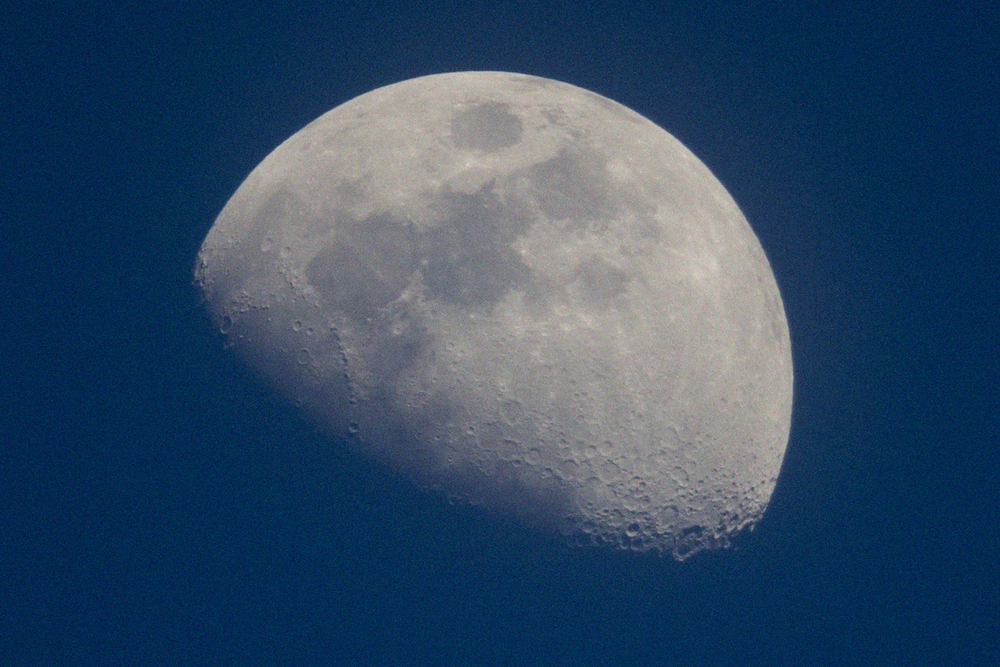
%> input picture diptest/Moon.bmp, 1000 x 667 px, shrunk from 1280 x 854 before the run
$ octave work_2.m   (GNU Octave 9; MATLAB toolbox functions it lacks are replaced by stand-ins)
%> lines starting %> are read from the running program, lines starting %| are printed output that depends on the picture
I=imread('Moon.bmp');
%> I is the input picture: size 667x1000x3 uint8; mean R, G, B 48.4, 73.4, 100.3
figure;
subplot(1,2,1)
imshow(uint8(I))
H=rgb2gray(I);
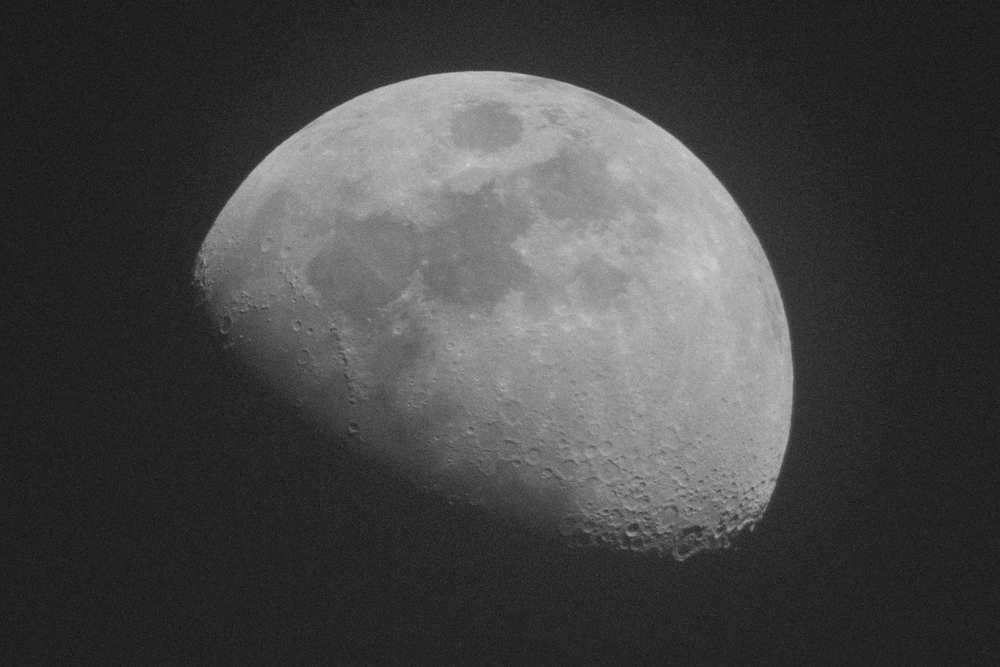
%> H: size 667x1000 uint8; min 15, max 214, mean 69
subplot(1,2,2)
imhist(H)
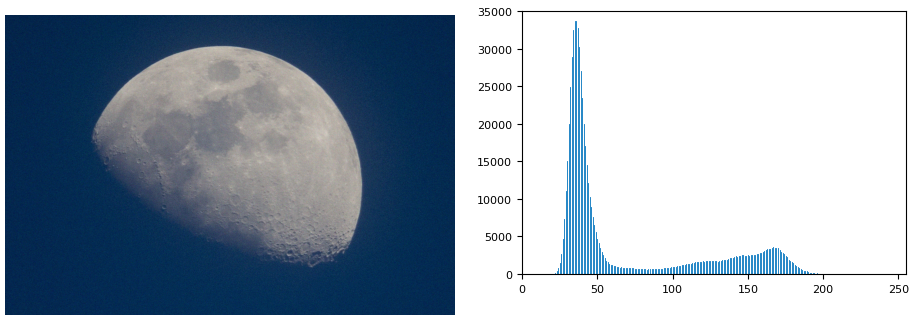
%> figure redrawn from the program's plot data, 2 panels
F=rgb2hsv(I);
%> F: size 667x1000x3 double; mean H, S, V 0.542, 0.662, 0.401
F(:,:,2)=F(:,:,2)*1.8;
%> F: size 667x1000x3 double; mean H, S, V 0.542, 1.19, 0.401
F(:,:,3)=F(:,:,3)*5/3-1/3;
%> F: size 667x1000x3 double; mean H, S, V 0.542, 1.19, 0.335
Iout=hsv2rgb(F)*255;
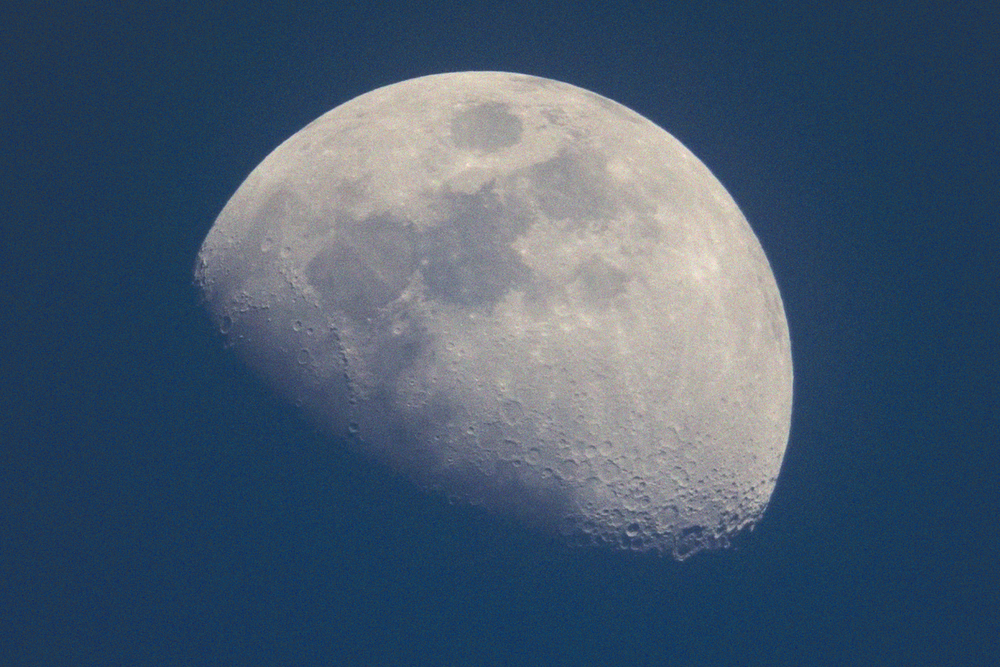
%> Iout: size 667x1000x3 double; mean R, G, B 23, 50.6, 81.2; drawn with min black and max white
H2=rgb2gray(uint8(Iout));
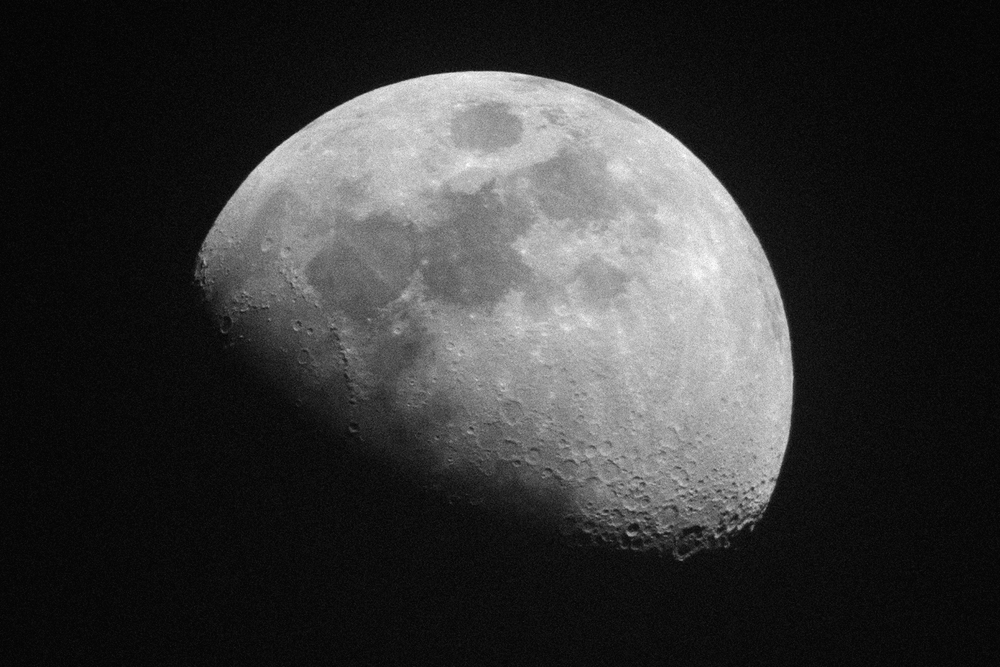
%> H2: size 667x1000 uint8; min 1, max 254, mean 52.7
figure;
subplot(1,2,2)
imhist(H2);
subplot(1,2,1)
imshow(uint8(Iout));
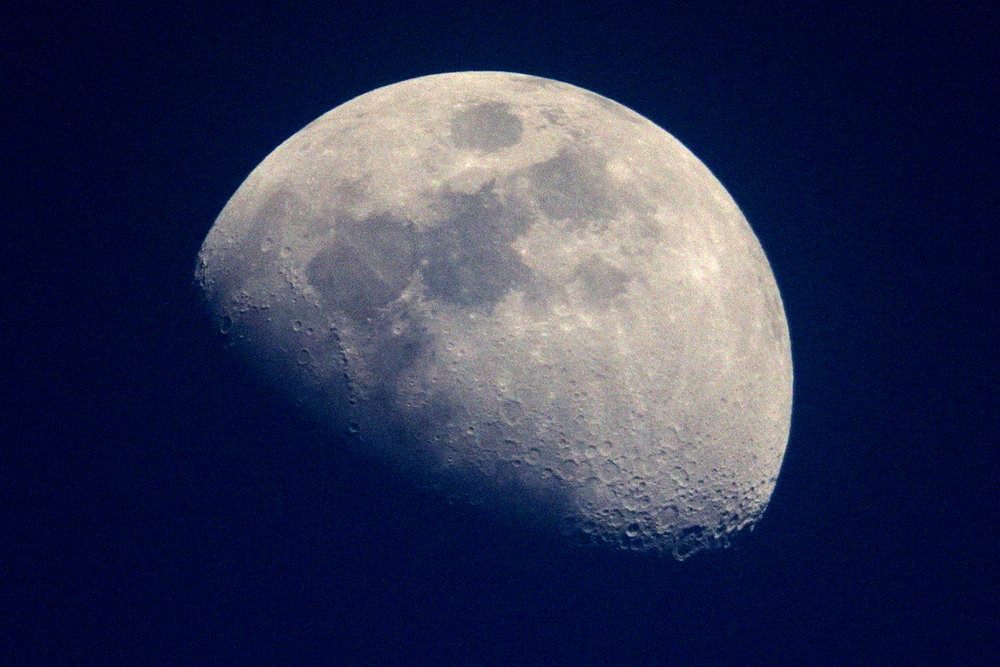
%> displayed picture: size 667x1000x3, on the screen's scale of 0 to 255; mean R, G, B 45.2, 50.9, 81.2
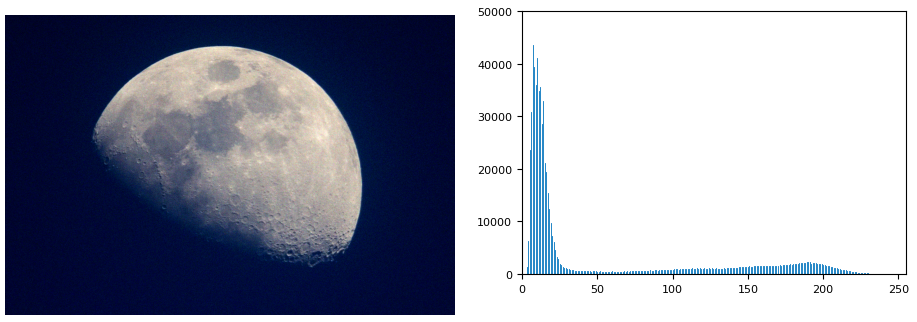
%> figure redrawn from the program's plot data, 2 panels
imwrite(uint8(Iout),'peppers2.bmp');
